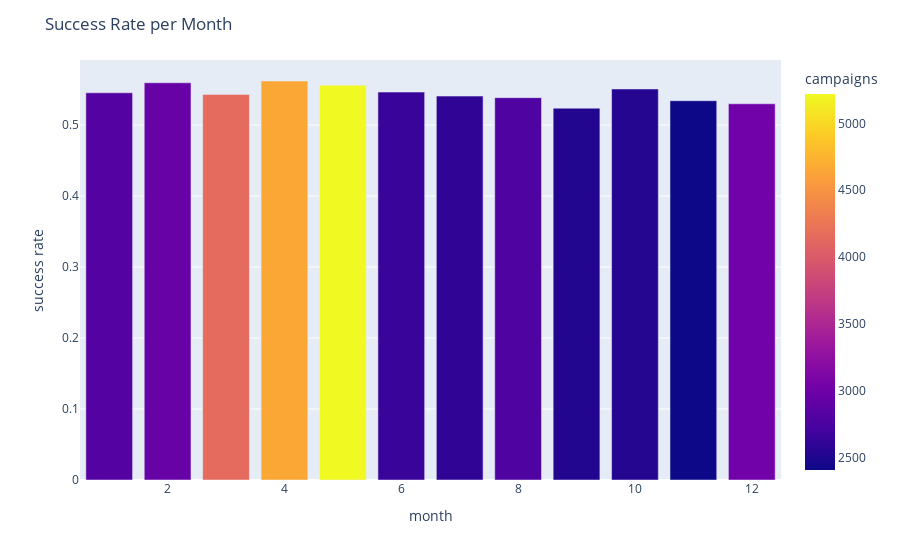

The code cell stored with this chart in its notebook:
### Code cell
fig = px.bar(month,x=month.index,y='success rate',color='campaigns')
fig.update_layout(title="Success Rate per Month")
fig.show()

### Figure 1 — Plotly figure (JSON) as saved in the notebook; plotly's stock layout.template omitted (floating-point values rounded to 4 significant figures)
{"data": [{"alignmentgroup": "True", "hovertemplate": "month=%{x}<br>success rate=%{y}<br>campaigns=%{marker.color}<extra></extra>", "legendgroup": "", "marker": {"color": [2816, 2952, 4153, 4656, 5220, 2648, 2598, 2783, 2526, 2538, 2405, 3021], "coloraxis": "coloraxis"}, "name": "", "offsetgroup": "", "orientation": "v", "showlegend": false, "textposition": "auto", "type": "bar", "x": [1, 2, 3, 4, 5, 6, 7, 8, 9, 10, 11, 12], "xaxis": "x", "y": [0.5455, 0.5596, 0.5432, 0.5621, 0.5561, 0.5465, 0.5408, 0.5386, 0.5238, 0.5508, 0.5343, 0.53], "yaxis": "y"}], "layout": {"barmode": "relative", "coloraxis": {"colorbar": {"title": {"text": "campaigns"}}, "colorscale": [[0, "#0d0887"], [0.1111, "#46039f"], [0.2222, "#7201a8"], [0.3333, "#9c179e"], [0.4444, "#bd3786"], [0.5556, "#d8576b"], [0.6667, "#ed7953"], [0.7778, "#fb9f3a"], [0.8889, "#fdca26"], [1, "#f0f921"]]}, "legend": {"tracegroupgap": 0}, "margin": {"t": 60}, "title": {"text": "Success Rate per Month"}, "xaxis": {"anchor": "y", "domain": [0, 1], "title": {"text": "month"}}, "yaxis": {"anchor": "x", "domain": [0, 1], "title": {"text": "success rate"}}}}
